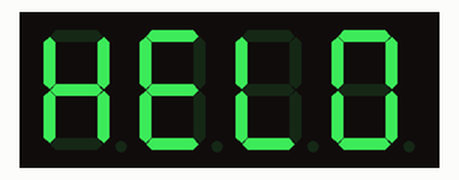
Recording of a sketch running on a simulated Arduino Uno, built with avr-gcc and run on an emulated ATmega328P. Shown: 4-digit seven-segment display. What the sketch prints to the serial monitor is not drawn.

Above: at 0.1 s.
At 4.2 s:
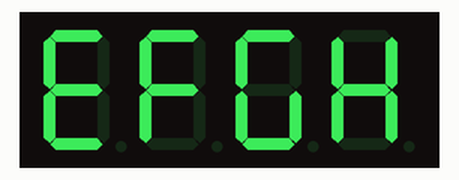
At 8.3 s:
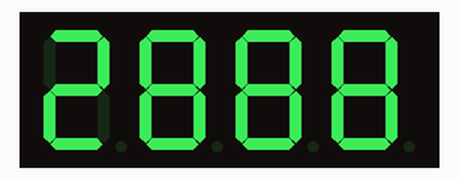
At 17.5 s:
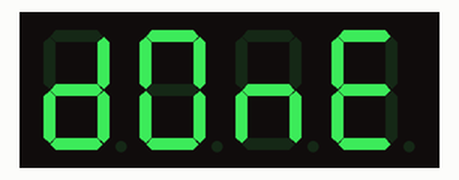
At 30.6 s:
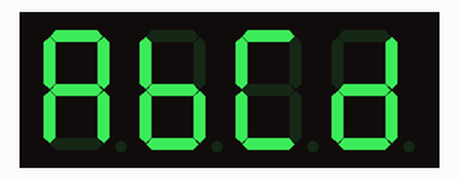
At 38.8 s:
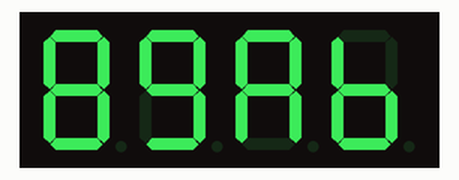

Measured:
- what the display in image 1 shows lasts 1.0 s, from 4.1 s to 5.1 s
- what the display in image 3 shows lasts 10.0 s, from 17.5 s to 27.5 s

The sketch:

Day-16-Display.ino
```cpp
/*
 * 30 Days - Lost in Space
 * Day 16 - A Fancy New Display
 *
 * Learn more at https://learn.inventr.io/adventure
 *
 * Sound and light gives us some good feedback from our HERO, but what about
 * when we need numbers and the Serial Console isn't available?  Today we
 * introduce a 4-digit 7-segment display (TM1637).  This is mostly for numbers,
 * like a counter or perhaps a clock display, but with some imagination we can
 * also show some characters.
 *
 * Alex Eschenauer
 * David Schmidt
 * Greg Lyzenga
 */

/*
 * Arduino concepts introduced/documented in this lesson.
 * - Binary notation (0b00000001)
 * - logical OR
 * -
 *
 * Parts and electronics concepts introduced in this lesson.
 * - TM1637 4-digit 7-segment display
 */

// Explicitly include Arduino.h
#include "Arduino.h"

/*
 * Please refer to the lesson and lesson videos for instructions on how to
 * load the TM1637 library into your Arduino IDE before you use it for the
 * first time.
 *
 * In order to use the TM1637 library we include the file "TM1637Display.h".
 */
#include <TM1637Display.h>

// all_on pins connected to the TM1637 display
const byte CLK_PIN = 6;
const byte DIO_PIN = 5;

// Create display object of type TM1637Display:
TM1637Display display = TM1637Display(CLK_PIN, DIO_PIN);

// Numbers
const byte n0 = SEG_A | SEG_B | SEG_C | SEG_D | SEG_E | SEG_F;
const byte n1 = SEG_B | SEG_C;
const byte n2 = SEG_A | SEG_B | SEG_D | SEG_E | SEG_G;
const byte n3 = SEG_A | SEG_B | SEG_C | SEG_D | SEG_G;
const byte n4 = SEG_B | SEG_C | SEG_F | SEG_G;
const byte n5 = SEG_A | SEG_C | SEG_D | SEG_F | SEG_G;
const byte n6 = SEG_A | SEG_C | SEG_D | SEG_E | SEG_F | SEG_G;
const byte n7 = SEG_A | SEG_B | SEG_C;
const byte n8 = SEG_A | SEG_B | SEG_C | SEG_D | SEG_E | SEG_F | SEG_G;
const byte n9 = SEG_A | SEG_B | SEG_C | SEG_D | SEG_F | SEG_G;

// Letters
const byte A = SEG_A | SEG_B | SEG_C | SEG_E | SEG_F | SEG_G;
const byte b = SEG_C | SEG_D | SEG_E | SEG_F | SEG_G;
const byte C = SEG_A | SEG_D | SEG_E | SEG_F;
const byte d = SEG_B | SEG_C | SEG_D | SEG_E | SEG_G;
const byte E = SEG_A | SEG_D | SEG_E | SEG_F | SEG_G;
const byte F = SEG_A | SEG_E | SEG_F | SEG_G;
const byte G = SEG_A | SEG_C | SEG_D | SEG_E | SEG_F;
const byte H = SEG_B | SEG_C | SEG_E | SEG_F | SEG_G;
const byte I = SEG_B | SEG_C;
const byte J = SEG_B | SEG_C | SEG_D | SEG_E;
const byte L = SEG_D | SEG_E | SEG_F;
const byte n = SEG_C | SEG_E | SEG_G;
const byte O = SEG_A | SEG_B | SEG_C | SEG_D | SEG_E | SEG_F;
const byte P = SEG_A | SEG_B | SEG_E | SEG_F | SEG_G;
const byte q = SEG_A | SEG_B | SEG_C | SEG_F | SEG_G;
const byte r = SEG_E | SEG_G;
const byte S = SEG_A | SEG_C | SEG_D | SEG_F | SEG_G;
const byte t = SEG_D | SEG_E | SEG_F | SEG_G;
const byte U = SEG_B | SEG_C | SEG_D | SEG_E | SEG_F;
const byte Y = SEG_B | SEG_C | SEG_D | SEG_F | SEG_G;
const byte Z = SEG_A | SEG_B | SEG_D | SEG_E | SEG_G;

/*
 * A 7-segment display is shaped like an "8" and has 7 segments (A through G) that can be
 * lit up. The diagram below shows the placement of each of the segments.
 *
 *   A
 * F   B
 *   G
 * E   C
 *   D
 *
 * You can set the individual segments per digit to spell words or create other symbols.
 * The TM1637 library provides constants for each segment on the display.  If you hover
 * your mouse over each of these constants you can see that each defines a byte with only
 * one bit set to 1.  SEG_A = 0b00000001, SEG_B = 0b00000010, etc.
 *
 * The Arduino C++ language uses the '|' operator to do a "bitwise or" between values.  It
 * takes each corresponding bits in two values and the output is 1 if *either* or both of the
 * corresponding bits is 1.  If both corresponding bits are 0 then the corresponding bit is
 * set to 0.
 *
 * In other words:
 * 0  0  1  1    operand1
 * 0  1  0  1    operand2
 * ----------
 * 0  1  1  1    (operand1 | operand2) - returned result
 */

 // By turning on selected segments we can display *some* alphabetic characters.
 // Here we spell out the word "dOnE".

// Strings
const byte done[] = { d, O, n, E };
const byte helo[] = { H, E, L, O };
const byte all_on[] = { n8, n8, n8, n8 };
const byte LETTERS[] = {
    A,  // Index 0
    b,  // Index 1
    C,  // Index 2
    d,  // Index 3
    E,  // Index 4
    F,  // Index 5
    G,  // Index 6
    H,  // Index 7
    I,  // Index 8
    J,  // Index 9
    L,  // Index 10
    n,  // Index 11
    O,  // Index 12
    P,  // Index 13
    q,  // Index 14
    r,  // Index 15
    S,  // Index 16
    t,  // Index 17
    U,  // Index 18
    Y,  // Index 19
    Z   // Index 20
};
const int NUM_LETTERS = sizeof(LETTERS) / sizeof(LETTERS[0]);

const byte NUMBERS[] = {
    n0,  // Index 0
    n1,  // Index 1
    n2,  // Index 2
    n3,  // Index 3
    n4,  // Index 4
    n5,  // Index 5
    n6,  // Index 6
    n7,  // Index 7
    n8,  // Index 8
    n9  // Index 9
};
const int NUM_NUMBERS = sizeof(NUMBERS) / sizeof(NUMBERS[0]);

// Functions
void displayArray(
  byte array[],
  int arrayLength,
  int itemDelay = 1
) {
  for (int i = 0; i < arrayLength; i+=4) {
    display.setSegments(&array[i], 4, 0);
    delaySeconds(itemDelay);
  }
}

void displayAlphabet(
  int letterDelay = 1
) {
  displayArray(LETTERS, NUM_LETTERS, letterDelay);
}

void delaySeconds(
  int seconds
) {
  delay(seconds * 1000); // in MS
}

// Main
void setup() {
  display.setBrightness(4);  // Configure the display brightness (0-7):
  Serial.begin(9600);
  Serial.println(NUM_NUMBERS);
}

void loop() {
  display.clear();

  display.setSegments(helo);
  delaySeconds(1);

  display.setSegments(all_on);
  delaySeconds(1);

  display.clear();
  delaySeconds(1);

  displayAlphabet();
  displayArray(NUMBERS, NUM_NUMBERS);

  /*
   *
   * Microwave after a power outage
   * Blinking 12:00.  The .showNumberDecEx() function has an additional parameter to turn
   * on the ':' after the 2nd digit.  This works well for time displays.
   *
   * The second parameter can also be used to control dots between digits if the
   * display has them.  In our case, the HERO display only has the colon.
   *
   * Dot/Colon enable. The argument is a bitmask, with each bit corresponding to a dot
   *        between the digits (or colon mark, as implemented by each module). i.e.
   *        For displays with dots between each digit:
   *        * 0.000 (0b10000000)
   *        * 00.00 (0b01000000)
   *        * 000.0 (0b00100000)
   *        * 0.0.0.0 (0b11100000)
   *        For displays with just a colon:     <== This is true for the HERO display
   *        * 00:00 (0b01000000)
   *        For displays with dots and colons colon:
   *        * 0.0:0.0 (0b11100000)
   */
  for (int i = 0; i < 4; i++) {
    display.showNumberDecEx(1200, 0b01000000);
    delay(500);
    // display.clear();
    display.showNumberDecEx(1200, 0b00000000);
    delay(500);
  }

  // Show counter including negative sign for negative numbers
  // NOTE: negative numbers cannot be less than -999 since the negative sign
  //       uses the left most digit of the display.
  // for (int i = -100; i <= 9999; i++) {
  //   display.showNumberDec(i);
  //   delaySeconds(5);
  // }
  // delaySeconds(1000);

  // Clear the display (all segments off)
  display.clear();
  delaySeconds(1);

  // Display the message "dOnE"
  display.setSegments(done);

  delaySeconds(10);
}
```
